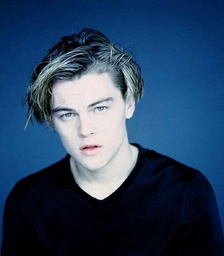
#> input picture Leonardo.jpg, 224 x 256 px, shrunk from 720 x 823 before the run
$ python Assessment.py
#> lines starting #> are read from the running program, lines starting #| are printed output that depends on the picture
import numpy as np
from matplotlib import pyplot as plt

class PicProcessing:

	#构造函数
	def __init__(self,path):
#> called with path = 'Leonardo.jpg'
		self.img = plt.imread(path)
#> self.img is the input picture: shape (256, 224, 3); mean R, G, B 41.2, 66.8, 96.5

	#得到灰度图
	def GetGray(self):
		b = np.array([0.299,0.587,0.144]) 	# r g b系数
		x = np.dot(self.img,b)
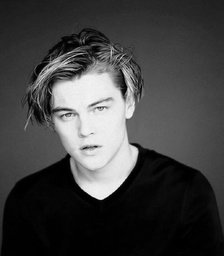
#> x: shape (256, 224) float64; min 0, max 249.5, mean 65.4
		return x

	#双线性插值 bigger and smaller	两个参数是目标尺寸
	def ChangeSize(self,dstx,dsty):
		# -->  0,1
		pix = self.img / 255
		(srcx,srcy,srcz) = pix.shape
		end = np.zeros(shape = (dstx,dsty,3))
		for x in range(0,dstx):
			for y in range(0,dsty):
				#优化后的插值对应点
				sx = (x + 0.5) * srcx / dstx - 0.5
				sy = (y + 0.5) * srcy / dsty - 0.5
				u = sx - int(sx)
				v = sy - int(sy)
				if sx >= srcx-1:
					sx = srcx-2
				if sy >= srcy-1:
					sy = srcy-2
				end[x,y] = (1-u) * (1-v) * pix[int(sx),int(sy)] + (1-u) * v * pix[int(sx),int(sy)+1] + u * (1-v) * pix[int(sx)+1,int(sy)] + u * v * pix[int(sx)+1,int(sy)+1]
		#--> 0,255
		end = (end * 255).astype('uint8')
		return end

	#Gaussian filtering	 只做了彩图版本  灰度图版本更简单，不考虑通道即可
	def GaussFilter(self,size = 3,sigma = 1):
		(x_size,y_size,z_size) = self.img.shape
		if min(x_size,y_size) < size:
			print('size error!')
			return self.img
		#红绿蓝通道分离，分别处理
		r = self.img.copy()/255
		r[:,:,1:3] = 0		#索引为1，2的
		g = self.img.copy()/255
		g[:,:,::2] = 0		#索引为0，2的
		b = self.img.copy()/255
		b[:,:,:2] = 0		#索引为0，1的
		maxn = size // 2
		idx = np.linspace(-maxn,maxn,size)
		X,Y = np.meshgrid(idx,idx)
		#由于还要加权，系数可以省略
		gauss = np.exp(-(X**2 + Y**2) / (2 * sigma**2))
		#最后得到的系数矩阵
		gauss /= np.sum(np.sum(gauss))
		for i in np.arange(x_size):
			for j in np.arange(y_size):
				#边缘处理
				if i - maxn < 0 and j - maxn >= 0 and j + maxn < y_size:
					rt = np.vdot(r[i:i+maxn+1,j-maxn:j+maxn+1,0],gauss[:,size//2:size+1]) *2
					gt = np.vdot(g[i:i+maxn+1,j-maxn:j+maxn+1,1],gauss[:,size//2:size+1]) *2
					bt = np.vdot(b[i:i+maxn+1,j-maxn:j+maxn+1,2],gauss[:,size//2:size+1]) *2
				elif i - maxn < 0 and j - maxn < 0 :
					rt = np.vdot(r[i:i+maxn+1,j:j+maxn+1,0],gauss[size//2:size+1,size//2:size+1])
					gt = np.vdot(g[i:i+maxn+1,j:j+maxn+1,1],gauss[size//2:size+1,size//2:size+1])
					bt = np.vdot(b[i:i+maxn+1,j:j+maxn+1,2],gauss[size//2:size+1,size//2:size+1])
				elif j - maxn < 0 and i - maxn >= 0 and i + maxn < x_size:
					rt = np.vdot(r[i-maxn:i+maxn+1,j:j+maxn+1,0],gauss[size//2:size+1])
					gt = np.vdot(g[i-maxn:i+maxn+1,j:j+maxn+1,1],gauss[size//2:size+1])
					bt = np.vdot(b[i-maxn:i+maxn+1,j:j+maxn+1,2],gauss[size//2:size+1])
				elif i + maxn >= x_size and j - maxn < 0:
					rt = np.vdot(r[i - maxn:i+1,j:j + maxn+1,0],gauss[size//2:size+1,0:size//2+1])
					gt = np.vdot(g[i - maxn:i+1,j:j + maxn+1,1],gauss[size//2:size+1,0:size//2+1])
					bt = np.vdot(b[i - maxn:i+1,j:j + maxn+1,2],gauss[size//2:size+1,0:size//2+1])
				elif i + maxn >= x_size and j + maxn < y_size and j - maxn >= 0:
					rt = np.vdot(r[i - maxn:i+1,j - maxn:j + maxn+1,0],gauss[:,0:size//2+1])
					gt = np.vdot(g[i - maxn:i+1,j - maxn:j + maxn+1,1],gauss[:,0:size//2+1])
					bt = np.vdot(b[i - maxn:i+1,j - maxn:j + maxn+1,2],gauss[:,0:size//2+1])
				elif i + maxn >= x_size and j + maxn >= y_size:
					rt = np.vdot(r[i - maxn:i+1,j - maxn:j+1,0],gauss[0:size//2+1,0:size//2+1])
					gt = np.vdot(g[i - maxn:i+1,j - maxn:j+1,1],gauss[0:size//2+1,0:size//2+1])
					bt = np.vdot(b[i - maxn:i+1,j - maxn:j+1,2],gauss[0:size//2+1,0:size//2+1])
				elif j + maxn >= y_size and i - maxn >=0 and i + maxn < x_size:
					rt = np.vdot(r[i - maxn:i + maxn+1,j - maxn:j+1,0],gauss[0:size//2+1])
					gt = np.vdot(g[i - maxn:i + maxn+1,j - maxn:j+1,1],gauss[0:size//2+1])
					bt = np.vdot(b[i - maxn:i + maxn+1,j - maxn:j+1,2],gauss[0:size//2+1])
				elif i - maxn < 0 and j + maxn >= y_size:
					rt = np.vdot(r[i:i+maxn+1,j-maxn:j+1,0],gauss[0:size//2+1,size//2:size+1])
					gt = np.vdot(g[i:i+maxn+1,j-maxn:j+1,1],gauss[0:size//2+1,size//2:size+1])
					bt = np.vdot(b[i:i+maxn+1,j-maxn:j+1,2],gauss[0:size//2+1,size//2:size+1])
				else:
					rt = np.vdot(r[i-maxn:i+maxn+1,j-maxn:j+maxn+1,0],gauss)
					gt = np.vdot(g[i-maxn:i+maxn+1,j-maxn:j+maxn+1,1],gauss)
					bt = np.vdot(b[i-maxn:i+maxn+1,j-maxn:j+maxn+1,2],gauss)
				r[i,j,0] = rt
				g[i,j,1] = gt
				b[i,j,2] = bt
		target = r + g + b
		target = (target * 255).astype('uint8')
		return target

temp = PicProcessing('Leonardo.jpg')
gray = temp.GetGray()
x,y,z = temp.img.shape
#> x = 256; y = 224; z = 3

double = temp.ChangeSize(2*x,2*y)
half = temp.ChangeSize(x//2,y//2)
#> call 2 of ChangeSize, with dstx = 128, dsty = 112
#> after the loop in ChangeSize (call 2), `for x in range(0,dstx):`:
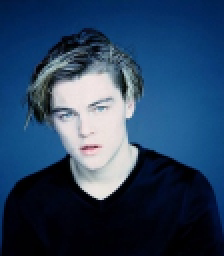
#> end: shape (128, 112, 3) float64 (shown 2 times larger); mean R, G, B 0.162, 0.262, 0.379
blur = temp.GaussFilter(size = 9,sigma = 1.5)
#> after the loop in GaussFilter, `for i in np.arange(x_size):`:
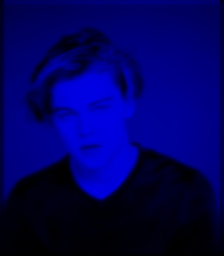
#> b: shape (256, 224, 3) float64; mean R, G, B 0, 0, 0.373
#> after the loop in GaussFilter, `for i in np.arange(x_size):`:
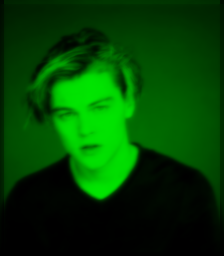
#> g: shape (256, 224, 3) float64; mean R, G, B 0, 0.259, 0
#> after the loop in GaussFilter, `for i in np.arange(x_size):`:
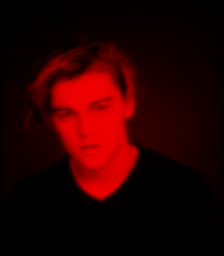
#> r: shape (256, 224, 3) float64; mean R, G, B 0.161, 0, 0
#> in GaussFilter, `target = r + g + b`:
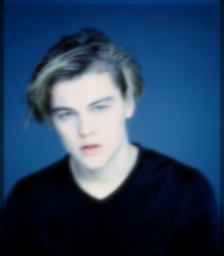
#> target: shape (256, 224, 3) float64; mean R, G, B 0.161, 0.259, 0.373

#plt.imshow(temp.img)

plt.subplot(2,3,1)
plt.imshow(temp.img)
plt.title('img')

#显示位置   画哪张图片  标题   把图像保存到当前文件夹
plt.subplot(2,3,2)
plt.imshow(gray,cmap = 'gray')
plt.title('gray')
plt.imsave('gray.jpg',gray,cmap = 'gray')

plt.subplot(2,3,3)
plt.imshow(double)
plt.title('double')
plt.imsave('double.jpg',double)
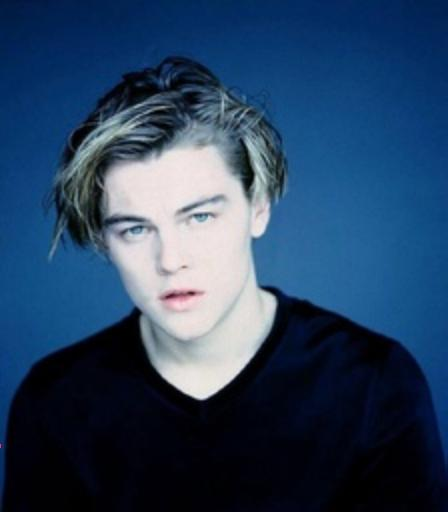
#> saved as double.jpg: shape (512, 448, 3); mean R, G, B 40.9, 66.3, 96.1

plt.subplot(2,3,4)
plt.imshow(half)
plt.title('half')
plt.imsave('half.jpg',half)

plt.subplot(2,3,5)
plt.imshow(blur)
plt.title('blur')
plt.imsave('blur.jpg',blur)

plt.show()
